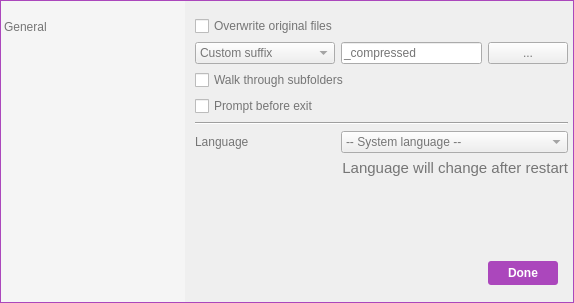
<?xml version="1.0" encoding="UTF-8"?>
<ui version="4.0">
 <class>PreferenceDialog</class>
 <widget class="QMainWindow" name="PreferenceDialog">
  <property name="windowModality">
   <enum>Qt::ApplicationModal</enum>
  </property>
  <property name="geometry">
   <rect>
    <x>0</x>
    <y>0</y>
    <width>574</width>
    <height>303</height>
   </rect>
  </property>
  <property name="windowTitle">
   <string>Preferences</string>
  </property>
  <property name="styleSheet">
   <string notr="true">QWidget {
	color: #757575;
}

QListWidget::item {
	padding: 3px 0 3px 0;
}

QListWidget {
	padding-top: 16px;
	background: #f5f5f5;
}

QListWidget::item:selected {
	background: #ffffff;
	color: #757575;
}

QMainWindow {
	border: 1px solid #AB47BC;
}</string>
  </property>
  <property name="locale">
   <locale language="English" country="UnitedStates"/>
  </property>
  <property name="unifiedTitleAndToolBarOnMac">
   <bool>true</bool>
  </property>
  <widget class="QWidget" name="centralwidget">
   <layout class="QGridLayout" name="gridLayout_6">
    <property name="leftMargin">
     <number>0</number>
    </property>
    <property name="topMargin">
     <number>0</number>
    </property>
    <property name="rightMargin">
     <number>0</number>
    </property>
    <property name="bottomMargin">
     <number>0</number>
    </property>
    <property name="horizontalSpacing">
     <number>4</number>
    </property>
    <item row="0" column="0" rowspan="2">
     <widget class="QListWidget" name="menuListWidget">
      <property name="maximumSize">
       <size>
        <width>200</width>
        <height>16777215</height>
       </size>
      </property>
      <property name="focusPolicy">
       <enum>Qt::NoFocus</enum>
      </property>
      <property name="styleSheet">
       <string notr="true">border: 1px solid #AB47BC;
border-right: none;</string>
      </property>
      <property name="frameShape">
       <enum>QFrame::NoFrame</enum>
      </property>
      <property name="viewMode">
       <enum>QListView::ListMode</enum>
      </property>
      <property name="uniformItemSizes">
       <bool>false</bool>
      </property>
      <item>
       <property name="text">
        <string>General</string>
       </property>
       <property name="icon">
        <iconset resource="../icons.qrc">
         <normaloff>:/icons/settings/general.png</normaloff>:/icons/settings/general.png</iconset>
       </property>
      </item>
     </widget>
    </item>
    <item row="1" column="1">
     <layout class="QHBoxLayout" name="horizontalLayout">
      <property name="rightMargin">
       <number>6</number>
      </property>
      <property name="bottomMargin">
       <number>8</number>
      </property>
      <item>
       <spacer name="horizontalSpacer_4">
        <property name="orientation">
         <enum>Qt::Horizontal</enum>
        </property>
        <property name="sizeHint" stdset="0">
         <size>
          <width>40</width>
          <height>20</height>
         </size>
        </property>
       </spacer>
      </item>
      <item>
       <widget class="QPushButton" name="okButton">
        <property name="minimumSize">
         <size>
          <width>80</width>
          <height>0</height>
         </size>
        </property>
        <property name="font">
         <font>
          <weight>75</weight>
          <bold>true</bold>
         </font>
        </property>
        <property name="cursor">
         <cursorShape>PointingHandCursor</cursorShape>
        </property>
        <property name="styleSheet">
         <string notr="true">QPushButton {
	background-color: #AB47BC;
	color: #FFFFFF;
	padding: 5px;
	border-radius: 3px;
	margin-right: 10px;
	margin-bottom: 10px;
}

QPushButton:hover {
	background-color: #AB47BC;
	color: #FFFFFF;
}</string>
        </property>
        <property name="text">
         <string>Done</string>
        </property>
       </widget>
      </item>
     </layout>
    </item>
    <item row="0" column="1">
     <layout class="QVBoxLayout" name="verticalLayout">
      <property name="spacing">
       <number>0</number>
      </property>
      <property name="leftMargin">
       <number>6</number>
      </property>
      <property name="topMargin">
       <number>16</number>
      </property>
      <property name="rightMargin">
       <number>6</number>
      </property>
      <item>
       <widget class="QStackedWidget" name="stackedWidget">
        <property name="lineWidth">
         <number>1</number>
        </property>
        <property name="midLineWidth">
         <number>0</number>
        </property>
        <property name="currentIndex">
         <number>0</number>
        </property>
        <widget class="QWidget" name="generalPage">
         <layout class="QVBoxLayout" name="verticalLayout_4">
          <property name="spacing">
           <number>6</number>
          </property>
          <property name="leftMargin">
           <number>0</number>
          </property>
          <property name="topMargin">
           <number>0</number>
          </property>
          <property name="rightMargin">
           <number>0</number>
          </property>
          <property name="bottomMargin">
           <number>0</number>
          </property>
          <item>
           <layout class="QGridLayout" name="gridLayout">
            <property name="sizeConstraint">
             <enum>QLayout::SetMaximumSize</enum>
            </property>
            <property name="verticalSpacing">
             <number>6</number>
            </property>
            <item row="7" column="1">
             <spacer name="verticalSpacer">
              <property name="orientation">
               <enum>Qt::Vertical</enum>
              </property>
              <property name="sizeHint" stdset="0">
               <size>
                <width>20</width>
                <height>40</height>
               </size>
              </property>
             </spacer>
            </item>
            <item row="1" column="0">
             <widget class="QComboBox" name="outputFileMethodComboBox">
              <property name="enabled">
               <bool>true</bool>
              </property>
              <property name="styleSheet">
               <string notr="true"/>
              </property>
              <property name="frame">
               <bool>true</bool>
              </property>
              <item>
               <property name="text">
                <string>Custom suffix</string>
               </property>
              </item>
              <item>
               <property name="text">
                <string>Subfolder</string>
               </property>
              </item>
              <item>
               <property name="text">
                <string>Custom folder</string>
               </property>
              </item>
             </widget>
            </item>
            <item row="1" column="1">
             <widget class="QLineEdit" name="outputFileMethodLineEdit">
              <property name="enabled">
               <bool>true</bool>
              </property>
              <property name="text">
               <string>_compressed</string>
              </property>
              <property name="placeholderText">
               <string>Leaving empty will overwrite the file</string>
              </property>
             </widget>
            </item>
            <item row="2" column="0" colspan="3">
             <widget class="QCheckBox" name="subfoldersCheckBox">
              <property name="styleSheet">
               <string notr="true"/>
              </property>
              <property name="text">
               <string>Walk through subfolders</string>
              </property>
              <property name="checked">
               <bool>false</bool>
              </property>
             </widget>
            </item>
            <item row="1" column="2">
             <widget class="QPushButton" name="browseButton">
              <property name="enabled">
               <bool>true</bool>
              </property>
              <property name="text">
               <string notr="true">...</string>
              </property>
              <property name="flat">
               <bool>false</bool>
              </property>
             </widget>
            </item>
            <item row="5" column="1" colspan="2">
             <widget class="QComboBox" name="languageComboBox">
              <item>
               <property name="text">
                <string>-- System language --</string>
               </property>
              </item>
             </widget>
            </item>
            <item row="3" column="0" colspan="3">
             <widget class="QCheckBox" name="promptExitCheckBox">
              <property name="styleSheet">
               <string notr="true"/>
              </property>
              <property name="text">
               <string>Prompt before exit</string>
              </property>
              <property name="checked">
               <bool>false</bool>
              </property>
             </widget>
            </item>
            <item row="0" column="0" colspan="2">
             <widget class="QCheckBox" name="overwriteOriginalCheckBox">
              <property name="text">
               <string>Overwrite original files</string>
              </property>
              <property name="checked">
               <bool>false</bool>
              </property>
             </widget>
            </item>
            <item row="6" column="1" colspan="2">
             <widget class="QLabel" name="languageWarningLabel">
              <property name="font">
               <font>
                <pointsize>11</pointsize>
               </font>
              </property>
              <property name="text">
               <string>Language will change after restart</string>
              </property>
              <property name="alignment">
               <set>Qt::AlignRight|Qt::AlignTrailing|Qt::AlignVCenter</set>
              </property>
             </widget>
            </item>
            <item row="5" column="0">
             <widget class="QLabel" name="languageLabel">
              <property name="sizePolicy">
               <sizepolicy hsizetype="Fixed" vsizetype="Preferred">
                <horstretch>0</horstretch>
                <verstretch>0</verstretch>
               </sizepolicy>
              </property>
              <property name="minimumSize">
               <size>
                <width>140</width>
                <height>0</height>
               </size>
              </property>
              <property name="text">
               <string>Language</string>
              </property>
             </widget>
            </item>
            <item row="4" column="0" colspan="3">
             <widget class="Line" name="line">
              <property name="orientation">
               <enum>Qt::Horizontal</enum>
              </property>
             </widget>
            </item>
           </layout>
          </item>
         </layout>
        </widget>
       </widget>
      </item>
     </layout>
    </item>
   </layout>
  </widget>
 </widget>
 <resources>
  <include location="../icons.qrc"/>
 </resources>
 <connections>
  <connection>
   <sender>overwriteOriginalCheckBox</sender>
   <signal>toggled(bool)</signal>
   <receiver>outputFileMethodComboBox</receiver>
   <slot>setDisabled(bool)</slot>
   <hints>
    <hint type="sourcelabel">
     <x>316</x>
     <y>35</y>
    </hint>
    <hint type="destinationlabel">
     <x>313</x>
     <y>61</y>
    </hint>
   </hints>
  </connection>
  <connection>
   <sender>overwriteOriginalCheckBox</sender>
   <signal>toggled(bool)</signal>
   <receiver>outputFileMethodLineEdit</receiver>
   <slot>setDisabled(bool)</slot>
   <hints>
    <hint type="sourcelabel">
     <x>439</x>
     <y>35</y>
    </hint>
    <hint type="destinationlabel">
     <x>506</x>
     <y>58</y>
    </hint>
   </hints>
  </connection>
  <connection>
   <sender>okButton</sender>
   <signal>clicked()</signal>
   <receiver>PreferenceDialog</receiver>
   <slot>close()</slot>
   <hints>
    <hint type="sourcelabel">
     <x>567</x>
     <y>294</y>
    </hint>
    <hint type="destinationlabel">
     <x>282</x>
     <y>277</y>
    </hint>
   </hints>
  </connection>
 </connections>
</ui>
